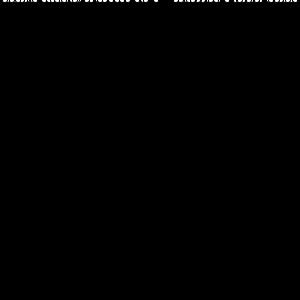
Frame 1 (no input)
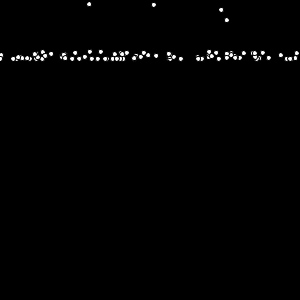
Frame 60 (the mouse pressed at the canvas centre just before this capture)
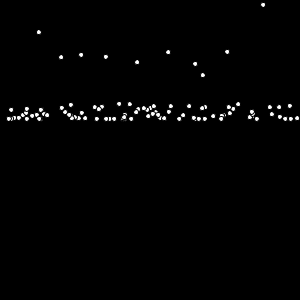
Frame 120 (the mouse held since frame 60 and released just before this capture)

The Processing sketch that drew these frames (run headless with seeded random() and noise(); from frame 60 on, the mouse is pressed at the canvas centre):

// Processing sketch: bullet04
// ── bullet04.pde
//彈幕的遊戲
float [] bulletX=new float[99];
float [] bulletY=new float[99];
float [] bulletVX=new float[99];
float [] bulletVY=new float[99];
void setup(){
  size(300,300);
  for(int i=0; i<99; i++){
    bulletX[i]=random(300); bulletY[i]=0; 
    //bulletX[i] = random(300);
    //bulletY[i] = random(300);
    float angle = random(60,120);//360度
    bulletVX[i] = cos( radians(angle) ); //random(-3,3);//子彈的速度差太多了, 不好
    bulletVY[i] = sin( radians(angle) );//random(-3,3);
  }
}
void draw(){
  background(0);
  for(int i=0; i<99; i++){
    ellipse(bulletX[i], bulletY[i], 5, 5);
    bulletX[i] += bulletVX[i];
    bulletY[i] += bulletVY[i];
    if(bulletX[i]<0 || bulletY[i]<0 || bulletX[i]>300 || bulletY[i]>300){
      //bulletX[i] = random(300);//重新出現的子彈,不應該突然出現
      //bulletY[i] = random(300);//應該是從邊邊冒出來
      int edge = 3;//int(random(4));
      if(edge==0){//右
        bulletX[i]=300; bulletY[i]=random(300); 
      }else if(edge==1){//下
        bulletX[i]=random(300); bulletY[i]=300;
      }else if(edge==2){//左
        bulletX[i]=0; bulletY[i]=random(300); 
      }else if(edge==3){//上
        bulletX[i]=random(300); bulletY[i]=0; 
      }        
      float angle = random(60,120);//360度
      bulletVX[i] = cos( radians(angle) ); //random(-3,3);//子彈的速度差太多了, 不好
      bulletVY[i] = sin( radians(angle) );//random(-3,3);
    }
  }
}
